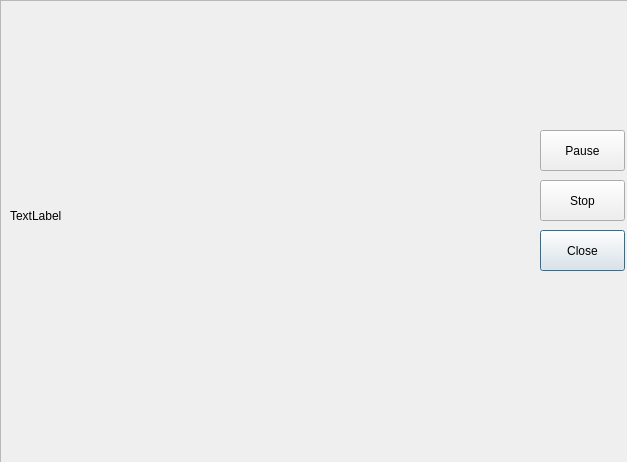
<?xml version="1.0" encoding="UTF-8"?>
<ui version="4.0">
 <class>movie_disp</class>
 <widget class="QDialog" name="movie_disp">
  <property name="geometry">
   <rect>
    <x>0</x>
    <y>0</y>
    <width>627</width>
    <height>462</height>
   </rect>
  </property>
  <property name="windowTitle">
   <string>Dialog</string>
  </property>
  <property name="modal">
   <bool>true</bool>
  </property>
  <widget class="QFrame" name="frame">
   <property name="geometry">
    <rect>
     <x>0</x>
     <y>0</y>
     <width>800</width>
     <height>510</height>
    </rect>
   </property>
   <property name="frameShape">
    <enum>QFrame::StyledPanel</enum>
   </property>
   <property name="frameShadow">
    <enum>QFrame::Sunken</enum>
   </property>
   <widget class="QLabel" name="label">
    <property name="geometry">
     <rect>
      <x>10</x>
      <y>20</y>
      <width>491</width>
      <height>391</height>
     </rect>
    </property>
    <property name="text">
     <string>TextLabel</string>
    </property>
   </widget>
   <widget class="QPushButton" name="pushButton_3">
    <property name="geometry">
     <rect>
      <x>540</x>
      <y>230</y>
      <width>85</width>
      <height>41</height>
     </rect>
    </property>
    <property name="text">
     <string>Close</string>
    </property>
   </widget>
   <widget class="QPushButton" name="pushButton">
    <property name="geometry">
     <rect>
      <x>540</x>
      <y>130</y>
      <width>85</width>
      <height>41</height>
     </rect>
    </property>
    <property name="text">
     <string>Pause</string>
    </property>
   </widget>
   <widget class="QPushButton" name="pushButton_2">
    <property name="geometry">
     <rect>
      <x>540</x>
      <y>180</y>
      <width>85</width>
      <height>41</height>
     </rect>
    </property>
    <property name="text">
     <string>Stop</string>
    </property>
   </widget>
  </widget>
 </widget>
 <resources/>
 <connections/>
</ui>
